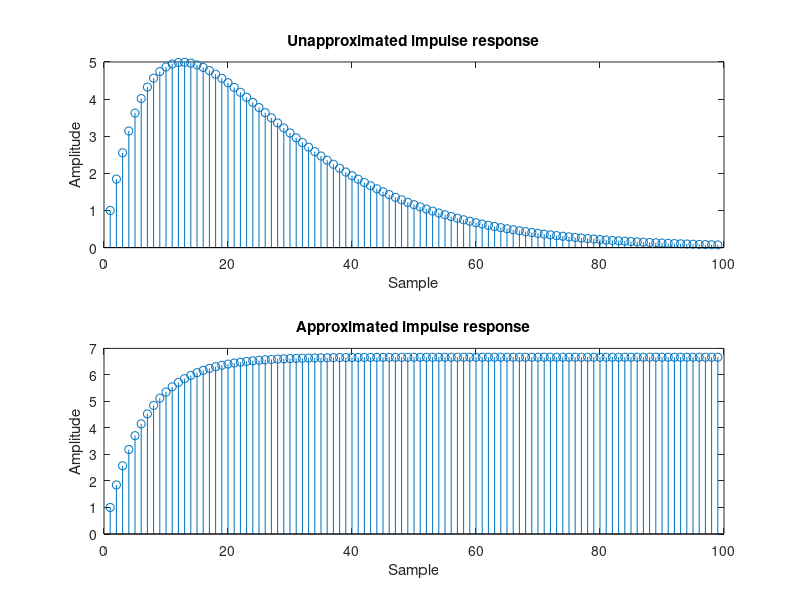

Here is the MATLAB script that generated this plot:
pkg load signal;
clear all;

delta = [1, zeros(1,98)];

% unapproximated version
Pu = 1;
Qu = [1 -1.845 0.850586];

yu = filter(Pu, Qu, delta);

Pa = 1;
Qa = [1 -1.85 0.85];

ya = filter(Pa, Qa, delta);

figure(1)
subplot(2,1,1); stem(yu);
title("Unapproximated impulse response");
xlabel("Sample"); ylabel("Amplitude");
subplot(2,1,2); stem(ya);
title("Approximated impulse response");
xlabel("Sample"); ylabel("Amplitude");
pause;

print -depslatex -mono "-S800,600" "iirStableUnstableApprox.tex"
